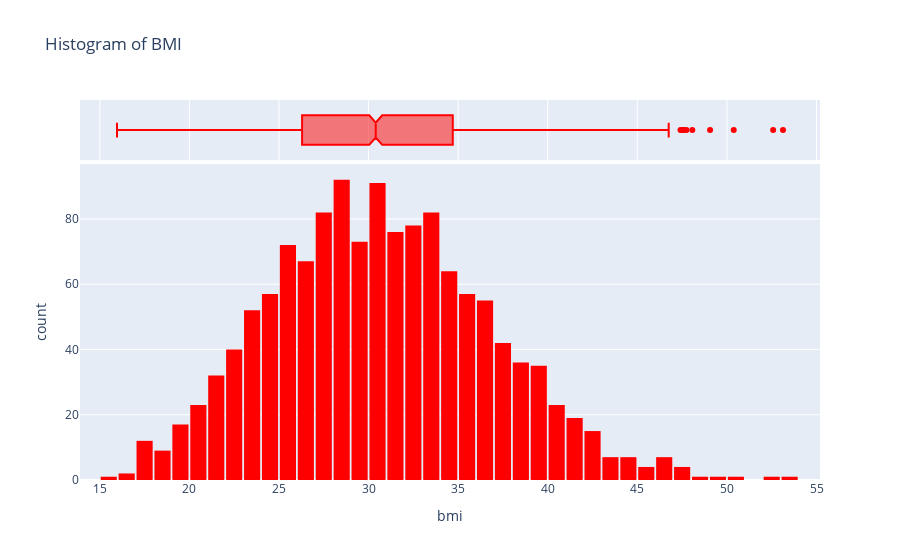

The code cell stored with this chart in its notebook:
### Markdown cell above
# BMI Distribution
Let's look at the distribution of BMI (Body Mass Index) of customers, using a histogram and box plot.

### Code cell
fig = px.histogram(medical_df,
             x="bmi",
             marginal="box",
             nbins=47,
             color_discrete_sequence=["red"],
             title="Histogram of BMI"
             )
fig.update_layout(bargap=0.1)

fig.show()

### Figure 1 — Plotly figure (JSON) as saved in the notebook; plotly's stock layout.template omitted (floating-point values rounded to 4 significant figures; data arrays with more than 128 entries replaced by an {"elided": "..."} marker saying what was removed)
{"data": [{"bingroup": "x", "hovertemplate": "bmi=%{x}<br>count=%{y}<extra></extra>", "legendgroup": "", "marker": {"color": "red", "pattern": {"shape": ""}}, "name": "", "nbinsx": 47, "orientation": "v", "showlegend": false, "type": "histogram", "x": {"elided": "1338 float values"}, "xaxis": "x", "yaxis": "y"}, {"hovertemplate": "bmi=%{x}<extra></extra>", "legendgroup": "", "marker": {"color": "red"}, "name": "", "notched": true, "showlegend": false, "type": "box", "x": {"elided": "1338 float values"}, "xaxis": "x2", "yaxis": "y2"}], "layout": {"bargap": 0.1, "barmode": "relative", "legend": {"tracegroupgap": 0}, "title": {"text": "Histogram of BMI"}, "xaxis": {"anchor": "y", "domain": [0, 1], "title": {"text": "bmi"}}, "xaxis2": {"anchor": "y2", "domain": [0, 1], "matches": "x", "showgrid": true, "showticklabels": false}, "yaxis": {"anchor": "x", "domain": [0, 0.8316], "title": {"text": "count"}}, "yaxis2": {"anchor": "x2", "domain": [0.8416, 1], "matches": "y2", "showgrid": false, "showline": false, "showticklabels": false, "ticks": ""}}}
